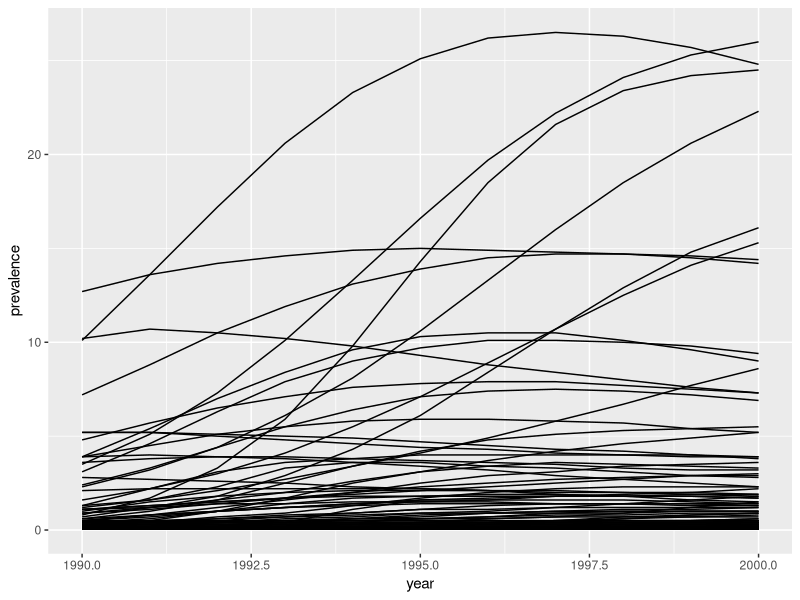
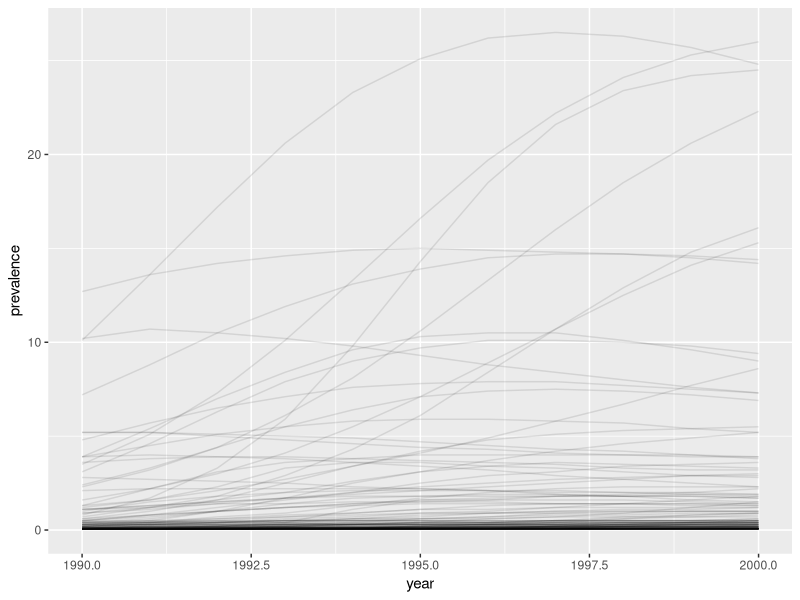
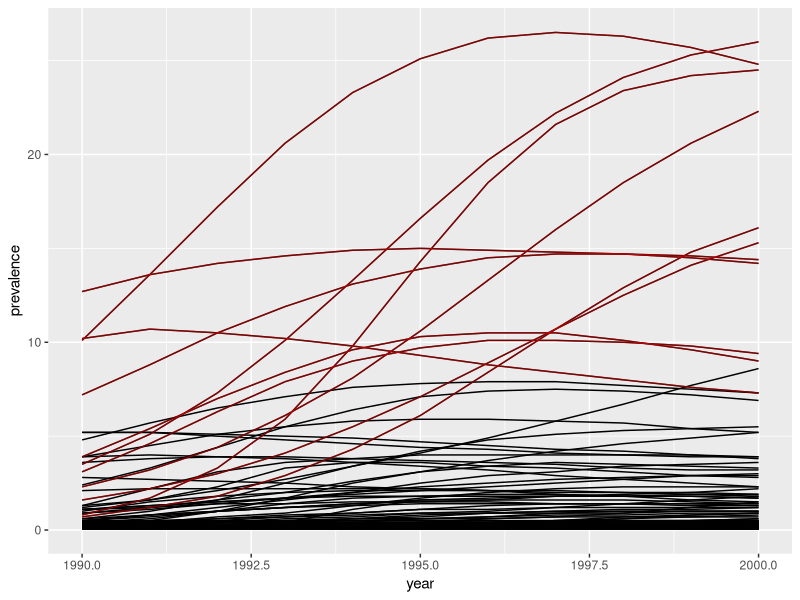
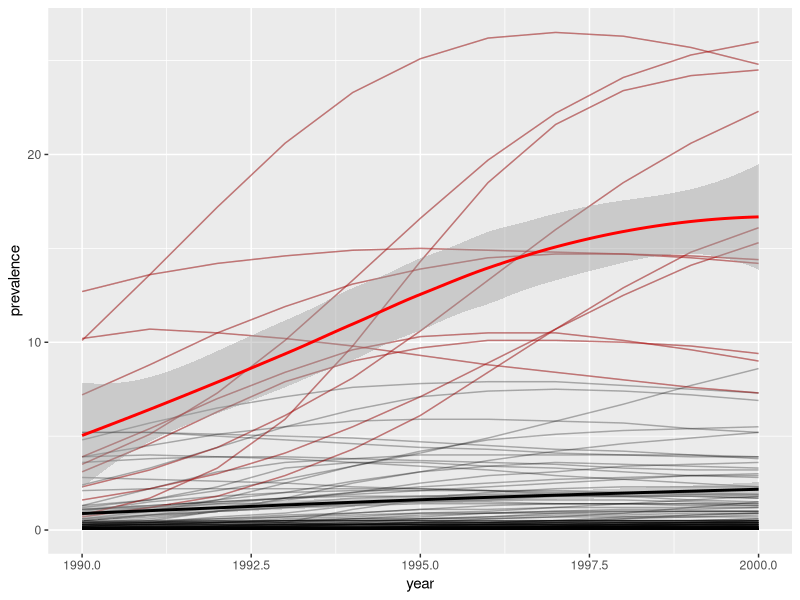

R code for these plots, in order:
library(tidyverse)
hiv <- read.csv("HIVprev.csv", stringsAsFactors = FALSE)
hiv <- select(hiv, Country, year, prevalence)
  head(hiv)
  tail(hiv)
  summary(hiv)
# q1 lab2
  ggplot(hiv)+
    geom_line(aes(x = year, y = prevalence, group = Country))
  
# q2 lab2
  ggplot(hiv)+
    geom_line(aes(x = year, y = prevalence, group = Country), alpha = 0.1)
#alpha value makes line transparent eg lighter color and more easy to see layers

  
#q3

  cc <- c(
    "Botswana", "Central African Republic", "Congo", "Kenya", "Lesotho", "Malawi",
    "Namibia", "South Africa", "Swaziland", "Uganda", "Zambia", "Zimbabwe"
  )
  hihiv <- filter(hiv, Country %in% cc)

  
#code
  ggplot(hiv)+
    geom_line(aes(x = year, y = prevalence, group = Country), alpha = 2)+
    geom_line(data = hihiv, aes(x = year, y = prevalence, group = Country), color = "red", alpha = 0.5)
  
#q4
  
  ggplot(hiv)+
    geom_line(aes(x = year, y = prevalence, group = Country), alpha = 0.3)+
    geom_line(data = hihiv, aes(x = year, y = prevalence, group = Country), color = "red", alpha = 0.3)+
    geom_smooth(data = hiv, 
              aes(x = year, y = prevalence),  se = TRUE, color = "black") +
    
    geom_smooth(data = hihiv, 
                aes(x = year, y = prevalence),  se = TRUE, color = "red") 
  
  
  
  
  
  
  
  
  
  
  
  
  
  
  